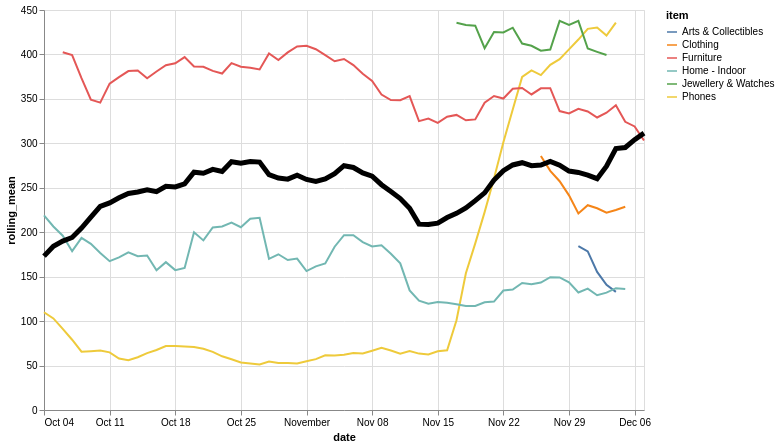

The Vega-Lite source for this figure:
### Vega-Lite specification from a JSON file in a GitHub repository (floating-point values rounded to 4 significant figures; data arrays with more than 128 entries replaced by an {"elided": "..."} marker saying what was removed)
{"config": {"view": {"continuousWidth": 400, "continuousHeight": 300}}, "layer": [{"data": {"name": "data-cf583735db8d1d504b02dff782414bde"}, "mark": "line", "encoding": {"color": {"type": "nominal", "field": "item"}, "x": {"type": "temporal", "field": "date"}, "y": {"type": "quantitative", "field": "rolling_mean"}}, "transform": [{"window": [{"op": "mean", "field": "log_price", "as": "rolling_mean"}], "frame": [-4, 3]}]}, {"data": {"name": "data-8b8394defada1fc3eba193d0e63242ec"}, "mark": {"type": "line", "color": "black", "size": 5}, "encoding": {"x": {"type": "temporal", "field": "date"}, "y": {"type": "quantitative", "field": "rolling_mean"}}, "transform": [{"window": [{"op": "mean", "field": "log_price", "as": "rolling_mean"}], "frame": [-4, 3]}]}], "height": 400, "width": 600, "$schema": "https://vega.github.io/schema/vega-lite/v4.8.1.json", "datasets": {"data-cf583735db8d1d504b02dff782414bde": {"elided": "220 records"}, "data-8b8394defada1fc3eba193d0e63242ec": [{"date": "2020-10-04", "log_price": 138.5}, {"date": "2020-10-05", "log_price": 122.6}, {"date": "2020-10-06", "log_price": 192.7}, {"date": "2020-10-07", "log_price": 238.7}, {"date": "2020-10-08", "log_price": 228.8}, {"date": "2020-10-09", "log_price": 219.1}, {"date": "2020-10-10", "log_price": 218.3}, {"date": "2020-10-11", "log_price": 278.2}, {"date": "2020-10-12", "log_price": 236.8}, {"date": "2020-10-13", "log_price": 219.6}, {"date": "2020-10-14", "log_price": 224.8}, {"date": "2020-10-15", "log_price": 284.7}, {"date": "2020-10-16", "log_price": 267.3}, {"date": "2020-10-17", "log_price": 232.8}, {"date": "2020-10-18", "log_price": 237.9}, {"date": "2020-10-19", "log_price": 260.9}, {"date": "2020-10-20", "log_price": 285.6}, {"date": "2020-10-21", "log_price": 213.9}, {"date": "2020-10-22", "log_price": 253.0}, {"date": "2020-10-23", "log_price": 388.9}, {"date": "2020-10-24", "log_price": 258.3}, {"date": "2020-10-25", "log_price": 267.7}, {"date": "2020-10-26", "log_price": 218.8}, {"date": "2020-10-27", "log_price": 348.9}, {"date": "2020-10-28", "log_price": 272.4}, {"date": "2020-10-29", "log_price": 228.8}, {"date": "2020-10-30", "log_price": 247.4}, {"date": "2020-10-31", "log_price": 276.1}, {"date": "2020-11-01", "log_price": 227.8}, {"date": "2020-11-02", "log_price": 257.5}, {"date": "2020-11-03", "log_price": 255.1}, {"date": "2020-11-04", "log_price": 310.1}, {"date": "2020-11-05", "log_price": 254.8}, {"date": "2020-11-06", "log_price": 251.3}, {"date": "2020-11-07", "log_price": 294.5}, {"date": "2020-11-08", "log_price": 347.6}, {"date": "2020-11-09", "log_price": 211.9}, {"date": "2020-11-10", "log_price": 208.4}, {"date": "2020-11-11", "log_price": 226.0}, {"date": "2020-11-12", "log_price": 233.0}, {"date": "2020-11-13", "log_price": 193.5}, {"date": "2020-11-14", "log_price": 188.4}, {"date": "2020-11-15", "log_price": 206.4}, {"date": "2020-11-16", "log_price": 205.1}, {"date": "2020-11-17", "log_price": 208.7}, {"date": "2020-11-18", "log_price": 220.2}, {"date": "2020-11-19", "log_price": 276.7}, {"date": "2020-11-20", "log_price": 271.1}, {"date": "2020-11-21", "log_price": 242.4}, {"date": "2020-11-22", "log_price": 253.9}, {"date": "2020-11-23", "log_price": 276.0}, {"date": "2020-11-24", "log_price": 320.2}, {"date": "2020-11-25", "log_price": 294.0}, {"date": "2020-11-26", "log_price": 271.1}, {"date": "2020-11-27", "log_price": 297.1}, {"date": "2020-11-28", "log_price": 244.0}, {"date": "2020-11-29", "log_price": 248.9}, {"date": "2020-11-30", "log_price": 285.0}, {"date": "2020-12-01", "log_price": 242.4}, {"date": "2020-12-02", "log_price": 267.6}, {"date": "2020-12-03", "log_price": 282.3}, {"date": "2020-12-04", "log_price": 247.0}, {"date": "2020-12-05", "log_price": 264.8}, {"date": "2020-12-06", "log_price": 356.4}, {"date": "2020-12-07", "log_price": 406.7}]}}
